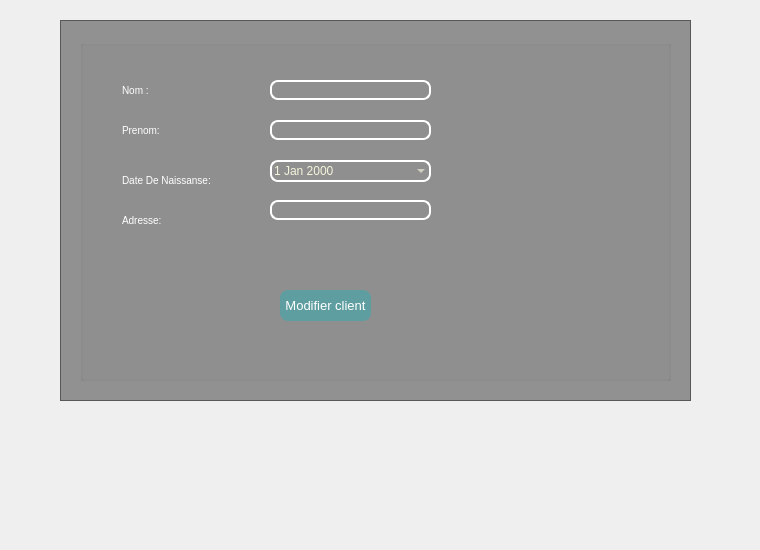
   <widget class="QWidget" name="tab">
    <attribute name="title">
     <string>Modifier</string>
    </attribute>
    <widget class="QLabel" name="label_3">
     <property name="geometry">
      <rect>
       <x>0</x>
       <y>10</y>
       <width>751</width>
       <height>531</height>
      </rect>
     </property>
     <property name="text">
      <string/>
     </property>
     <property name="pixmap">
      <pixmap>../build-client-Desktop_Qt_5_9_9_MinGW_32bit-Debug/djjjj.jpg</pixmap>
     </property>
    </widget>
    <widget class="QFrame" name="frame_14">
     <property name="geometry">
      <rect>
       <x>60</x>
       <y>20</y>
       <width>631</width>
       <height>381</height>
      </rect>
     </property>
     <property name="styleSheet">
      <string notr="true">QFrame
{background : black;
background:rgba(0,0,0,100);}</string>
     </property>
     <property name="frameShape">
      <enum>QFrame::StyledPanel</enum>
     </property>
     <property name="frameShadow">
      <enum>QFrame::Raised</enum>
     </property>
     <widget class="QGroupBox" name="groupBox_11">
      <property name="geometry">
       <rect>
        <x>20</x>
        <y>20</y>
        <width>591</width>
        <height>341</height>
       </rect>
      </property>
      <property name="styleSheet">
       <string notr="true">QGroupBox{color:white;}</string>
      </property>
      <property name="title">
       <string/>
      </property>
      <widget class="QLineEdit" name="lineEdit_nom_2">
       <property name="geometry">
        <rect>
         <x>190</x>
         <y>40</y>
         <width>161</width>
         <height>20</height>
        </rect>
       </property>
       <property name="styleSheet">
        <string notr="true">QLineEdit
 { background-color: transparent;
  color: #F5F5DC
;
  border: 1.5px solid white; 
border-radius: 8px;
}</string>
       </property>
      </widget>
      <widget class="QLineEdit" name="lineEdit_97">
       <property name="geometry">
        <rect>
         <x>40</x>
         <y>130</y>
         <width>151</width>
         <height>20</height>
        </rect>
       </property>
       <property name="styleSheet">
        <string notr="true">QLineEdit {background:transparent;
border:none;
color:white;
font-size: 10px;}</string>
       </property>
       <property name="text">
        <string>Date De Naissanse:</string>
       </property>
      </widget>
      <widget class="QLineEdit" name="lineEdit_100">
       <property name="geometry">
        <rect>
         <x>40</x>
         <y>80</y>
         <width>171</width>
         <height>20</height>
        </rect>
       </property>
       <property name="styleSheet">
        <string notr="true">QLineEdit {background:transparent;
border:none;
color:white;
font-size: 10px;}</string>
       </property>
       <property name="text">
        <string>Prenom:</string>
       </property>
      </widget>
      <widget class="QLineEdit" name="lineEdit_adresse_2">
       <property name="geometry">
        <rect>
         <x>190</x>
         <y>160</y>
         <width>161</width>
         <height>20</height>
        </rect>
       </property>
       <property name="styleSheet">
        <string notr="true">QLineEdit
 { background-color: transparent;
  color: #F5F5DC
;
  border: 1.5px solid white; 
border-radius: 8px;
}</string>
       </property>
      </widget>
      <widget class="QLineEdit" name="lineEdit_101">
       <property name="geometry">
        <rect>
         <x>40</x>
         <y>40</y>
         <width>111</width>
         <height>21</height>
        </rect>
       </property>
       <property name="styleSheet">
        <string notr="true">QLineEdit {background:transparent;
border:none;
color:white;
font-size: 10px;}</string>
       </property>
       <property name="text">
        <string>Nom :</string>
       </property>
      </widget>
      <widget class="QLineEdit" name="lineEdit_102">
       <property name="geometry">
        <rect>
         <x>40</x>
         <y>170</y>
         <width>113</width>
         <height>20</height>
        </rect>
       </property>
       <property name="styleSheet">
        <string notr="true">QLineEdit {background:transparent;
border:none;
color:white;
font-size: 10px;}</string>
       </property>
       <property name="text">
        <string>Adresse:</string>
       </property>
      </widget>
      <widget class="QLineEdit" name="lineEdit_prenom_2">
       <property name="geometry">
        <rect>
         <x>190</x>
         <y>80</y>
         <width>161</width>
         <height>20</height>
        </rect>
       </property>
       <property name="styleSheet">
        <string notr="true">QLineEdit
 { background-color: transparent;
  color: #F5F5DC
;
  border: 1.5px solid white; 
border-radius: 8px;
}</string>
       </property>
      </widget>
      <widget class="QPushButton" name="pushButton_22">
       <property name="geometry">
        <rect>
         <x>200</x>
         <y>250</y>
         <width>91</width>
         <height>31</height>
        </rect>
       </property>
       <property name="styleSheet">
        <string notr="true">QPushButton{border-radius: 8px;
background :#5F9EA0
;
color: white;
font-size:13px;
}</string>
       </property>
       <property name="text">
        <string>Modifier client</string>
       </property>
      </widget>
      <widget class="QDateEdit" name="dateEdit_2">
       <property name="geometry">
        <rect>
         <x>190</x>
         <y>120</y>
         <width>161</width>
         <height>22</height>
        </rect>
       </property>
       <property name="styleSheet">
        <string notr="true">QDateEdit
 { background-color: transparent;
  color: #F5F5DC
;
  border: 1.5px solid white;
border-radius: 8px;
}

/* header row */
QCalendarWidget QWidget { alternate-background-color: rgb(128, 128, 128); }

/* normal days */
QCalendarWidget QAbstractItemView:enabled
{
font-size:11px;
color: rgb(180, 180, 180);
background-color: black;
selection-background-color: rgb(64, 64, 64);
selection-color: rgb(0, 255, 0);
}
</string>
       </property>
       <property name="calendarPopup">
        <bool>true</bool>
       </property>
      </widget>
     </widget>
    </widget>
   </widget>
